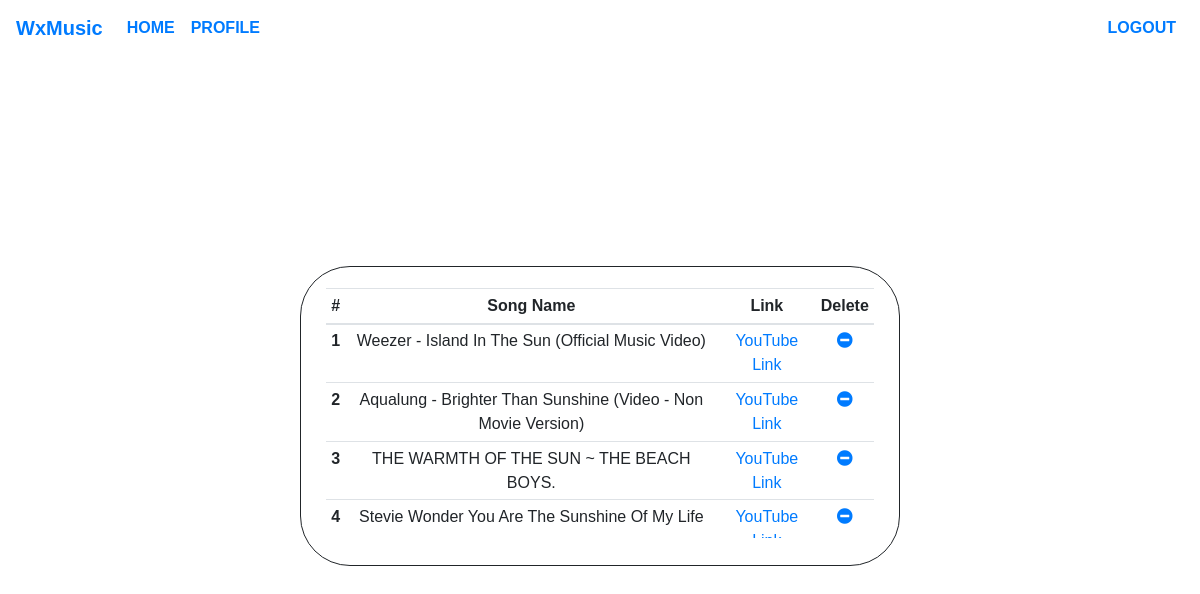
Screenshot of /Profile (signed in) with the database file from the repository.
### main_app.py (models this page shows, shortened)
class SongList(db.Model):
    id = db.Column(db.Integer, primary_key=True)
    song_name = db.Column(db.String, unique=True, nullable=False)
    song_url = db.Column(db.String, unique=True, nullable=False)
    user_id = db.Column(db.Integer, db.ForeignKey("user.id"), nullable=False)
    date_created = db.Column(db.DateTime, default=datetime.utcnow)

### main_app.py (the view)
@app.route("/Profile", methods=["POST", "GET"])
@login_required
def profile():
    current_user_name = flask_login.current_user.username
    current_user_id = flask_login.current_user.get_id()
    user_songs = SongList.query.filter_by(user_id=current_user_id).all()
    if request.method == "POST":
        song_id = request.form["song_id"]
        print(song_id)
        delete_song = SongList.query.filter_by(user_id=current_user_id, id=song_id).first()
        db.session.delete(delete_song)
        db.session.commit()
        return redirect("Profile")
    else:
        return render_template("profile.html", current_user_name=current_user_name, user_songs=user_songs)

### main_app.py (called while the page is built)
@login_manager.user_loader
def load_user(user_id):
    return User.query.get(user_id)

### templates/profile.html (shortened to what this page needs)
{% extends "base.html" %}
{% block content %}
<div class="flex_center full_space">
    <div class="flex_center content_box" style="padding: 11px;">
        <table class="table table-hover table-sm table-responsive text-center" style="width: 95%; margin-top: 10px;">
            <thead>
            <tr>
                <th scope="col">#</th>
                <th scope="col">Song Name</th>
                <th scope="col">Link</th>
                <th scope="col">Delete</th>
            </tr>
            </thead>
            <tbody>
            {% for song in user_songs|reverse %}
            <tr>
                <th scope="row">{{ loop.index }}</th>
                <td>{{ song.song_name }}</td>
                <td><a href="{{ song.song_url }}" target="_blank">YouTube Link</a></td>
                <td class="text-center"><a type="button" href="#" id="delete_song_button" name="{{ song.id }}"
                                           data-toggle="modal" data-target="#exampleModalCenter" onClick="grab_id({{ song.id }})">
                    <i class="fas fa-minus-circle"></i>
                </a></td>
            </tr>
            {% endfor %}
            </tbody>
        </table>
    </div>
</div>
{% endblock content %}

### templates/base.html (shortened to what this page needs)
<!DOCTYPE html>
<html lang="en">
<head>
    <link rel="stylesheet"
          href="https://stackpath.bootstrapcdn.com/bootstrap/4.5.2/css/bootstrap.min.css"
    >
    <link rel="stylesheet"
          href="https://use.fontawesome.com/releases/v5.7.0/css/all.css"
    >
    <link rel="stylesheet" href="{{ url_for('static', filename='css/main.css') }}">
</head>
<body>
{% block navbar %} {% include "partials/_navbar.html" %} {% endblock navbar %}
{% block content %}
{% endblock content %}
</body>
</html>

### templates/partials/_navbar.html (shortened to what this page needs)
<nav class="navbar navbar-expand-lg font-weight-bold">
    <a class="navbar-brand" href="/">WxMusic</a>
    <div class="collapse navbar-collapse text-uppercase" id="navbarNav">
        <ul class="navbar-nav mr-auto">
            <li class="nav-item"><a class="nav-link" href="/">Home</a></li>
            <li class="nav-item"><a class="nav-link" href="/Profile">Profile</a></li>
        </ul>
        <ul class="navbar-nav ml-auto">
            {% if current_user.is_authenticated %}
                <li class="nav-item">
                    <a class="nav-link" href="/logout">Logout</a>
                </li>
            {% endif %}
        </ul>
    </div>
</nav>

### static/css/main.css (style rules this page uses)
html, body { margin: 0; font-family: sans-serif; height: 100%; }
.flex_center { display: flex; align-items: center; justify-content: center; flex-direction: column; }
.full_space { height: 90%; }
.content_box { width:600px; height:300px; border: solid 1px; border-radius: 50px; background: rgba(255,255,255,0.4); }

### rows the page displays
SongList: song_name "Weezer - Island In The Sun (Official Music Video)"
SongList: song_name "Aqualung - Brighter Than Sunshine (Video - Non Movie Version)"
SongList: song_name "THE WARMTH OF THE SUN ~ THE BEACH BOYS."
SongList: song_name "Stevie Wonder You Are The Sunshine Of My Life"
